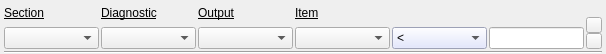
<?xml version="1.0" encoding="UTF-8"?>
<ui version="4.0">
 <class>FrmDiagFlt</class>
 <widget class="QWidget" name="FrmDiagFlt">
  <property name="geometry">
   <rect>
    <x>0</x>
    <y>0</y>
    <width>606</width>
    <height>54</height>
   </rect>
  </property>
  <property name="minimumSize">
   <size>
    <width>0</width>
    <height>50</height>
   </size>
  </property>
  <property name="windowTitle">
   <string>Form</string>
  </property>
  <layout class="QVBoxLayout" name="verticalLayout_2">
   <property name="spacing">
    <number>2</number>
   </property>
   <property name="leftMargin">
    <number>4</number>
   </property>
   <property name="topMargin">
    <number>1</number>
   </property>
   <property name="rightMargin">
    <number>4</number>
   </property>
   <property name="bottomMargin">
    <number>0</number>
   </property>
   <item>
    <layout class="QHBoxLayout" name="horizontalLayout">
     <item>
      <layout class="QGridLayout" name="gridLayout" columnstretch="2,2,2,2,2,2">
       <item row="0" column="0">
        <widget class="QLabel" name="label">
         <property name="font">
          <font>
           <underline>true</underline>
          </font>
         </property>
         <property name="text">
          <string>Section</string>
         </property>
        </widget>
       </item>
       <item row="0" column="1">
        <widget class="QLabel" name="label_2">
         <property name="font">
          <font>
           <underline>true</underline>
          </font>
         </property>
         <property name="text">
          <string>Diagnostic</string>
         </property>
        </widget>
       </item>
       <item row="0" column="2">
        <widget class="QLabel" name="label_3">
         <property name="font">
          <font>
           <underline>true</underline>
          </font>
         </property>
         <property name="text">
          <string>Output</string>
         </property>
        </widget>
       </item>
       <item row="0" column="3">
        <widget class="QLabel" name="label_4">
         <property name="font">
          <font>
           <underline>true</underline>
          </font>
         </property>
         <property name="text">
          <string>Item</string>
         </property>
        </widget>
       </item>
       <item row="1" column="0">
        <widget class="QComboBox" name="cboxSection"/>
       </item>
       <item row="1" column="1">
        <widget class="QComboBox" name="cboxDiagnostic"/>
       </item>
       <item row="1" column="2">
        <widget class="QComboBox" name="cboxOutput"/>
       </item>
       <item row="1" column="3">
        <widget class="QComboBox" name="cboxItem"/>
       </item>
       <item row="1" column="4">
        <widget class="QComboBox" name="cboxComparison">
         <property name="font">
          <font>
           <weight>50</weight>
           <bold>false</bold>
          </font>
         </property>
         <property name="styleSheet">
          <string notr="true">background-color: rgb(220, 225, 255);
selection-background-color: rgb(0, 255, 217);</string>
         </property>
         <item>
          <property name="text">
           <string>&lt;</string>
          </property>
         </item>
         <item>
          <property name="text">
           <string>≤</string>
          </property>
         </item>
         <item>
          <property name="text">
           <string>=</string>
          </property>
         </item>
         <item>
          <property name="text">
           <string>≠</string>
          </property>
         </item>
         <item>
          <property name="text">
           <string>≥</string>
          </property>
         </item>
         <item>
          <property name="text">
           <string>&gt;</string>
          </property>
         </item>
         <item>
          <property name="text">
           <string>contains</string>
          </property>
         </item>
         <item>
          <property name="text">
           <string>! contains</string>
          </property>
         </item>
         <item>
          <property name="text">
           <string>begins with</string>
          </property>
         </item>
         <item>
          <property name="text">
           <string>ends with</string>
          </property>
         </item>
         <item>
          <property name="text">
           <string>matches</string>
          </property>
         </item>
        </widget>
       </item>
       <item row="1" column="5">
        <widget class="QLineEdit" name="edValue"/>
       </item>
      </layout>
     </item>
     <item>
      <layout class="QVBoxLayout" name="verticalLayout" stretch="1,0,0">
       <property name="spacing">
        <number>0</number>
       </property>
       <item>
        <spacer name="verticalSpacer">
         <property name="orientation">
          <enum>Qt::Vertical</enum>
         </property>
         <property name="sizeHint" stdset="0">
          <size>
           <width>4</width>
           <height>10</height>
          </size>
         </property>
        </spacer>
       </item>
       <item>
        <widget class="QToolButton" name="tbtnRemove">
         <property name="maximumSize">
          <size>
           <width>16</width>
           <height>16</height>
          </size>
         </property>
         <property name="text">
          <string/>
         </property>
         <property name="icon">
          <iconset resource="configtool.qrc">
           <normaloff>:/img/img/minus.png</normaloff>:/img/img/minus.png</iconset>
         </property>
        </widget>
       </item>
       <item>
        <widget class="QToolButton" name="tbtnAdd">
         <property name="maximumSize">
          <size>
           <width>16</width>
           <height>16</height>
          </size>
         </property>
         <property name="text">
          <string/>
         </property>
         <property name="icon">
          <iconset resource="configtool.qrc">
           <normaloff>:/img/img/plus.png</normaloff>:/img/img/plus.png</iconset>
         </property>
        </widget>
       </item>
      </layout>
     </item>
    </layout>
   </item>
   <item>
    <widget class="Line" name="line">
     <property name="orientation">
      <enum>Qt::Horizontal</enum>
     </property>
    </widget>
   </item>
  </layout>
 </widget>
 <resources>
  <include location="configtool.qrc"/>
 </resources>
 <connections>
  <connection>
   <sender>cboxSection</sender>
   <signal>currentIndexChanged(int)</signal>
   <receiver>FrmDiagFlt</receiver>
   <slot>changedSection(int)</slot>
   <hints>
    <hint type="sourcelabel">
     <x>60</x>
     <y>40</y>
    </hint>
    <hint type="destinationlabel">
     <x>3</x>
     <y>16</y>
    </hint>
   </hints>
  </connection>
  <connection>
   <sender>cboxDiagnostic</sender>
   <signal>currentIndexChanged(int)</signal>
   <receiver>FrmDiagFlt</receiver>
   <slot>changedDiagnostic(int)</slot>
   <hints>
    <hint type="sourcelabel">
     <x>154</x>
     <y>30</y>
    </hint>
    <hint type="destinationlabel">
     <x>89</x>
     <y>5</y>
    </hint>
   </hints>
  </connection>
  <connection>
   <sender>cboxOutput</sender>
   <signal>currentIndexChanged(int)</signal>
   <receiver>FrmDiagFlt</receiver>
   <slot>changedOutput(int)</slot>
   <hints>
    <hint type="sourcelabel">
     <x>234</x>
     <y>33</y>
    </hint>
    <hint type="destinationlabel">
     <x>364</x>
     <y>11</y>
    </hint>
   </hints>
  </connection>
  <connection>
   <sender>cboxItem</sender>
   <signal>currentIndexChanged(int)</signal>
   <receiver>FrmDiagFlt</receiver>
   <slot>changedItem(int)</slot>
   <hints>
    <hint type="sourcelabel">
     <x>342</x>
     <y>29</y>
    </hint>
    <hint type="destinationlabel">
     <x>515</x>
     <y>14</y>
    </hint>
   </hints>
  </connection>
  <connection>
   <sender>cboxComparison</sender>
   <signal>currentIndexChanged(int)</signal>
   <receiver>FrmDiagFlt</receiver>
   <slot>changedComparison(int)</slot>
   <hints>
    <hint type="sourcelabel">
     <x>443</x>
     <y>35</y>
    </hint>
    <hint type="destinationlabel">
     <x>505</x>
     <y>7</y>
    </hint>
   </hints>
  </connection>
  <connection>
   <sender>edValue</sender>
   <signal>textChanged(QString)</signal>
   <receiver>FrmDiagFlt</receiver>
   <slot>changedCompareTo(QString)</slot>
   <hints>
    <hint type="sourcelabel">
     <x>575</x>
     <y>27</y>
    </hint>
    <hint type="destinationlabel">
     <x>597</x>
     <y>32</y>
    </hint>
   </hints>
  </connection>
  <connection>
   <sender>tbtnRemove</sender>
   <signal>clicked()</signal>
   <receiver>FrmDiagFlt</receiver>
   <slot>emitRemoveFilter()</slot>
   <hints>
    <hint type="sourcelabel">
     <x>589</x>
     <y>26</y>
    </hint>
    <hint type="destinationlabel">
     <x>605</x>
     <y>53</y>
    </hint>
   </hints>
  </connection>
  <connection>
   <sender>tbtnAdd</sender>
   <signal>clicked()</signal>
   <receiver>FrmDiagFlt</receiver>
   <slot>emitAddFilter()</slot>
   <hints>
    <hint type="sourcelabel">
     <x>592</x>
     <y>39</y>
    </hint>
    <hint type="destinationlabel">
     <x>605</x>
     <y>53</y>
    </hint>
   </hints>
  </connection>
 </connections>
 <slots>
  <signal>rqstAddFilter()</signal>
  <signal>rqstRemoveFilter()</signal>
  <slot>updateFilter()</slot>
  <slot>changedSection(int)</slot>
  <slot>changedDiagnostic(int)</slot>
  <slot>changedOutput(int)</slot>
  <slot>changedItem(int)</slot>
  <slot>changedComparison(int)</slot>
  <slot>changedCompareTo(QString)</slot>
  <slot>emitAddFilter()</slot>
  <slot>emitRemoveFilter()</slot>
 </slots>
</ui>
